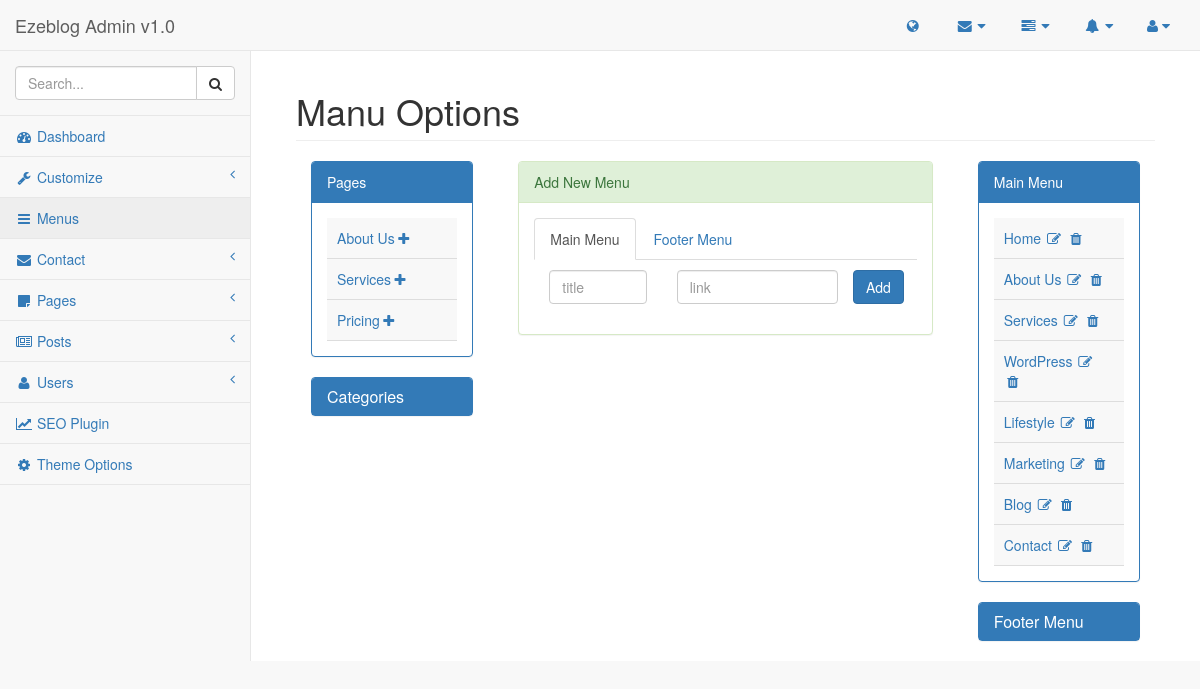
Before: /admin/pages/menu.php (signed in) with the older database file.
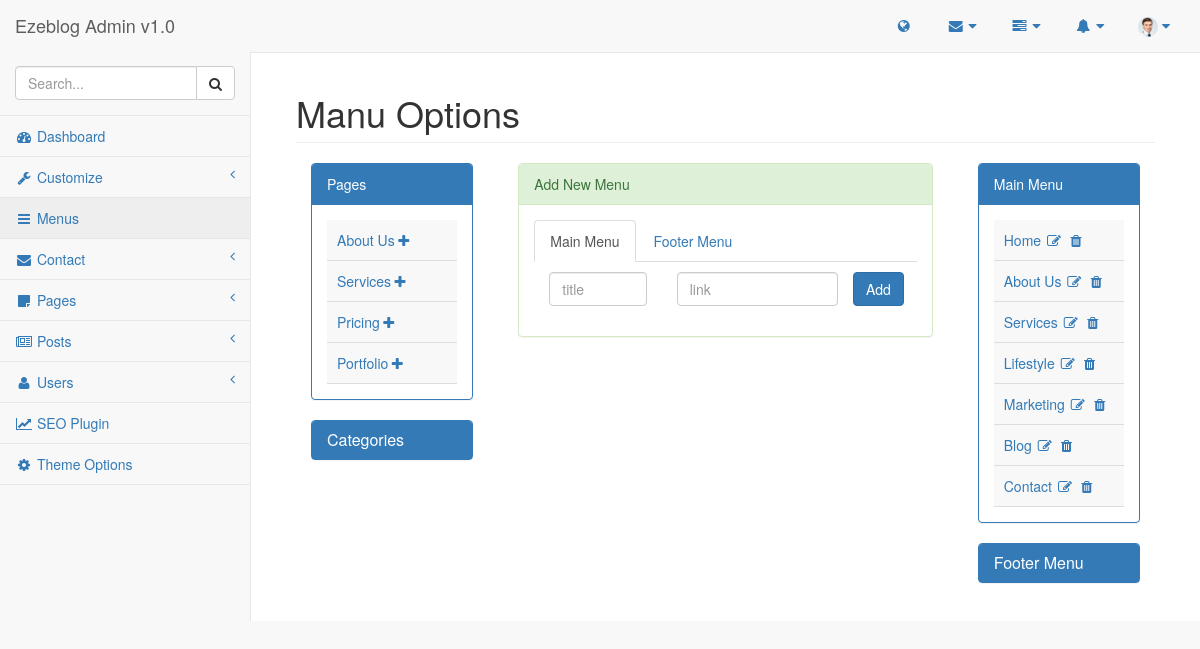
After: the same page with the newer database file.
### tables this page shows
CREATE TABLE `list_pages` (
  `id` int(11) NOT NULL,
  `title` varchar(255) NOT NULL,
  `description` text NOT NULL,
  `metatitle` varchar(255) NOT NULL,
  `metadescription` varchar(255) NOT NULL,
  `metakeywords` varchar(255) NOT NULL,
  `slug` varchar(255) NOT NULL,
  `created_at` timestamp NOT NULL DEFAULT CURRENT_TIMESTAMP
);

CREATE TABLE `list_mainmenu` (
  `id` int(11) NOT NULL,
  `title` varchar(255) NOT NULL,
  `link` varchar(255) NOT NULL,
  `parent_id` int(11) NOT NULL DEFAULT '0'
);

CREATE TABLE `list_user` (
  `id` int(11) NOT NULL,
  `firstname` varchar(255) NOT NULL,
  `lastname` varchar(255) NOT NULL,
  `username` varchar(255) NOT NULL,
  `photo` varchar(255) NOT NULL,
  `email` varchar(255) NOT NULL,
  `details` text NOT NULL,
  `password` varchar(255) NOT NULL,
  `birth` date NOT NULL,
  `website` varchar(255) NOT NULL,
  `role` int(11) NOT NULL DEFAULT '4',
  `created_at` timestamp NOT NULL DEFAULT CURRENT_TIMESTAMP
);

### lib/Database.php (called while the page is built, shortened)
<?php
class Database{
    public $host   = DB_HOST;
    public $user   = DB_USER;
    public $pass   = DB_PASS;
    public $name   = DB_NAME;
    public $link;
    private function connectDB(){
        $this->link = new mysqli($this->host, $this->user, $this->pass, $this->name);
    }
    public function select($query){
        $result = $this->link->query($query) or die($this->link->error.__LINE__);
        if($result->num_rows > 0){
            return $result;
        } else {
            return false;
        }
    }
}
?>

### lib/Session.php (called while the page is built, shortened)
<?php
class Session{
        public static function get($key){
            if(isset($_SESSION[$key])){
                return $_SESSION[$key];
            }else{
                return false;
            }
        }
    }
?>

### admin/pages/menu.php (the view, shortened to what the changed rows need)
<?php include '../inc/header.php'; ?>
<?php include '../inc/sidebar.php'; ?>
<div id="page-wrapper">
    <div class="container-fluid">
        <div class="row">
            <div class="col-lg-12">
                <h1 class="page-header">Manu Options</h1>
            </div>
            <div id="menu-panel">
                <div class="col-lg-3 pages-list">
                    <div class="col-lg-12">
                        <div class="panel panel-primary">
                            <div class="panel-body">
                                <div class="navbar-default">
                                    <div class="sidebar-nav">
                                        <ul class="nav menu-list" id="side-menu">
                                            <?php
                                            $query = "SELECT * FROM list_pages  ORDER BY id ASC";
                                            $menu = $database->select($query);
                                            if($menu){
                                            while($result = $menu->fetch_assoc()){
                                            ?>
                                                    <li>
                                                        <a onclick="return confirm('Are you sure?')" href="?addpage=<?php echo $result['id']; ?>"><?php echo $result['title']; ?><i class="fa fa-plus fa-fw"></i></a>
                                                    </li>
                                            <?php
                                                }
                                                }
                                            ?>
                                        </ul>
                                    </div>
                                </div>
                            </div>
                        </div>
                    </div>
                </div>
                <div class="col-lg-3 menus-list">
                    <div class="col-lg-12">
                        <div class="panel panel-primary">
                            <div class="panel-body">
                                <div class="navbar-default">
                                    <div class="sidebar-nav">
                                        <ul class="nav menu-list" id="side-menu">
                                            <?php
                                            $query = "SELECT * FROM list_mainmenu  ORDER BY id ASC";
                                            $menu = $database->select($query);
                                            if($menu){
                                                while($result = $menu->fetch_assoc()){
                                                    ?>
                                                    <li>
                                                        <a href="<?php echo $result['link']; ?>" target="_blank"> <?php echo $result['title']; ?></a> <a href="editmenu.php?editmain=<?php echo $result['id']; ?>"><i class="fa fa-edit fa-fw"></i></a>
                                                        <a onclick="return confirm('Are you sure?')" href="?deletemain=<?php echo $result['id']; ?>"><i class="fa fa-trash fa-fw"></i></a>
                                                    </li>
                                                    <?php
                                                }
                                            }
                                            ?>
                                        </ul>
                                    </div>
                                </div>
                            </div>
                        </div>
                    </div>
                </div>
            </div>
        </div>
    </div>
</div>
<?php include '../inc/footer.php'; ?>

### admin/inc/header.php (shortened to what the changed rows need)
<?php include '../../lib/Session.php'; ?>
<?php include '../../lib/Database.php'; ?>
<?php
    $userid = Session::get('userId');
    $database = new Database();
?>
<!DOCTYPE html>
<html lang="en">
<head>
    <link href="../vendor/bootstrap/css/bootstrap.min.css" rel="stylesheet">
    <link href="../vendor/jquery-ui/jquery-ui.css" rel="stylesheet">
    <link href="../vendor/metisMenu/metisMenu.min.css" rel="stylesheet">
    <link href="../dist/css/sb-admin-2.css" rel="stylesheet">
    <link href="../dist/css/custom.css" rel="stylesheet">
    <link href="../vendor/datatables-plugins/dataTables.bootstrap.css" rel="stylesheet">
    <link rel="stylesheet" href="../vendor/datatables-plugins/buttons.bootstrap4.min.css">
    <link href="../vendor/datatables-responsive/dataTables.responsive.css" rel="stylesheet">
    <link href="../vendor/morrisjs/morris.css" rel="stylesheet">
    <link href="../vendor/summernote/summernote-bs4.css" rel="stylesheet">
    <link href="../vendor/font-awesome/css/font-awesome.min.css" rel="stylesheet" type="text/css">
</head>
<body>
<div id="wrapper">
    <nav class="navbar navbar-default navbar-static-top" role="navigation" style="margin-bottom: 0">
        <ul class="nav navbar-top-links navbar-right">
                    <?php
                    $query = "SELECT * FROM list_contact WHERE status = '1' ORDER BY id DESC LIMIT 3";
                    $mail = $database->select($query);
                    ?>
            <li class="dropdown">
                <a class="dropdown-toggle" data-toggle="dropdown" href="#">
                    <span class="profile-photo">
                            <?php
                            $query = "SELECT * FROM list_user WHERE id = '$userid'";
                            $getphoto = $database->select($query);
                            $getresult = $getphoto->fetch_assoc();
                            $photo = $getresult['photo'];
                            if(!empty($photo)){
                                echo "<img src='../$photo' alt='' width='20px' height='20px'>";
                            }else{
                                echo "<i class='fa fa-user'></i>";
                            }
                            ?>
                    </span>
                </a>
            </li>
        </ul>

Changed rows visible on the page:
removed list_mainmenu: title "WordPress"
now on this page (row edited): list_user: photo (picture)
added list_pages: title "Portfolio"
